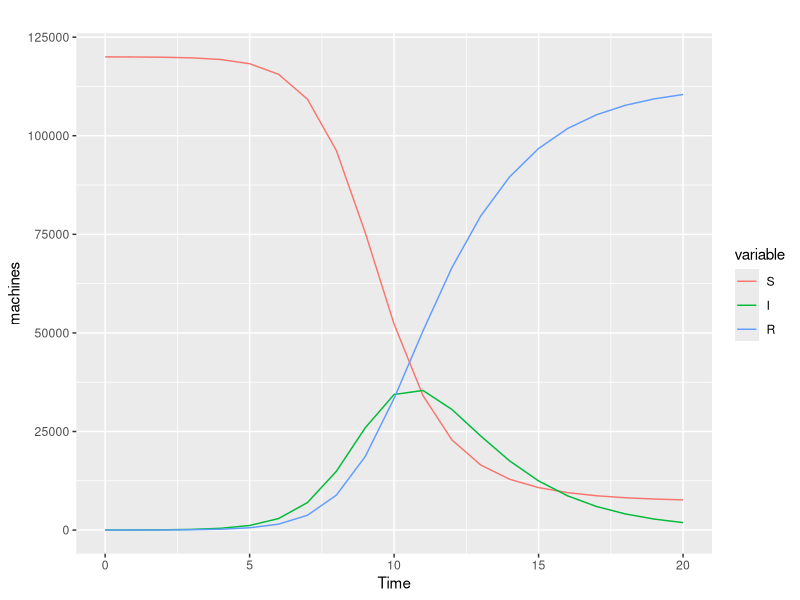

Write the R code that produced this figure.

# Load necessary libraries
library(reshape2)
library(ggplot2)

# Define the SIR model and RK4 solver function
dSdt <- function(t, S, I) {
  return(-beta * S * I / N)
}

dIdt <- function(t, S, I) {
  return(beta * S * I / N - gamma * I)
}

dRdt <- function(t, I) {
  return(gamma * I)
}

RK4SIR <- function(n, beta, gamma, S0, I0, R0 = 0, dt = 1) {
  N <<- S0 + I0 + R0  # fixed population
  
  S <- c(S0, rep(0, n))
  I <- c(I0, rep(0, n))
  R <- c(R0, rep(0, n))
  for (i in 1:n) {
    Si <- S[i]
    Ii <- I[i]
    
    S.k1 <- dSdt(i, Si, Ii)
    I.k1 <- dIdt(i, Si, Ii)
    
    S.k2 <- dSdt(i + dt / 2, Si + dt / 2 * S.k1, Ii + dt / 2 * I.k1)
    I.k2 <- dIdt(i + dt / 2, Si + dt / 2 * S.k1, Ii + dt / 2 * I.k1)
    
    S.k3 <- dSdt(i + dt / 2, Si + dt / 2 * S.k2, Ii + dt / 2 * I.k2)
    I.k3 <- dIdt(i + dt / 2, Si + dt / 2 * S.k2, Ii + dt / 2 * I.k2)
    
    S.k4 <- dSdt(i + dt, Si + dt * S.k3, Ii + dt * I.k3)
    I.k4 <- dIdt(i + dt, Si + dt * S.k3, Ii + dt * I.k3)
    
    S[i + 1] <- Si + dt / 6 * (S.k1 + 2 * S.k2 + 2 * S.k3 + S.k4)
    I[i + 1] <- Ii + dt / 6 * (I.k1 + 2 * I.k2 + 2 * I.k3 + I.k4)
  }
  R <- N - S - I
  return(data.frame(n = 0:n, S = S, I = I, R = R))
}

# Set initial parameters
S0 <- 120000
I0 <- 10
beta <- 1.44
gamma <- 0.4816
n <- 20

# Simulate the SIR model
r <- RK4SIR(n, beta, gamma, S0, I0)

# Reshape the data for plotting
r.plot <- melt(r, id = "n", measure = c("S", "I", "R"))

# Create the plot
p <- ggplot(r.plot, aes(x = n, y = value, group = variable, color = variable))
p + geom_line() +
  ggtitle("") +
  xlab("Time") +
  ylab("machines")
